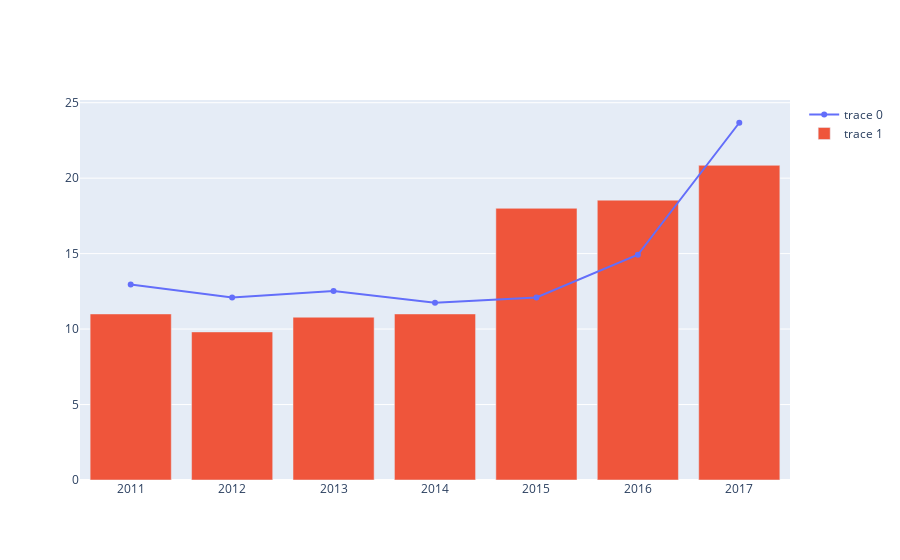

Here is the notebook cell this chart was saved with:
### Code cell
fig = go.Figure()
fig.add_trace(
    go.Scatter(
        x=google_trends_fake_rating_years_reduced['year'],
        y=google_trends_fake_rating_years_reduced['rating_amount']
    ))

fig.add_trace(
    go.Bar(
        x=single_user_ratings_binned_in_years_reduced['year'],
        y=single_user_ratings_binned_in_years_reduced['rating_amount']
    ))

### Figure 1 — Plotly figure (JSON) as saved in the notebook; plotly's stock layout.template omitted (floating-point values rounded to 4 significant figures)
{"data": [{"type": "scatter", "x": [2011, 2012, 2013, 2014, 2015, 2016, 2017], "y": [12.95, 12.09, 12.52, 11.75, 12.09, 14.92, 23.67]}, {"type": "bar", "x": [2017, 2016, 2015, 2014, 2011, 2013, 2012], "y": [20.85, 18.54, 18.0, 11.0, 11.0, 10.79, 9.812]}], "layout": {}}
